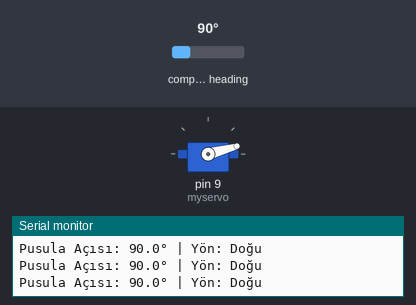
Bench run of a sketch on a simulated Arduino Uno, built with avr-gcc and run on an emulated ATmega328P. Shown: servo, the last lines printed to the serial monitor. The inputs (shaded band) are chosen by the test bench; at power-on: compass heading 90°.

Above: at 1.2 s.
1.3 s: compass heading set to 180°
At 2.2 s:
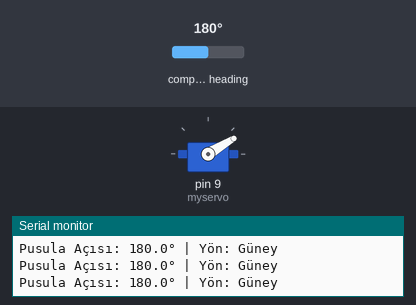
2.9 s: compass heading set to 269°
At 4.1 s:
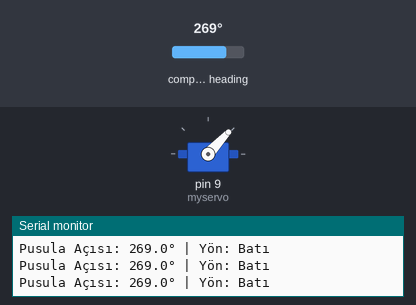
4.5 s: compass heading set to 352°
At 5.9 s:
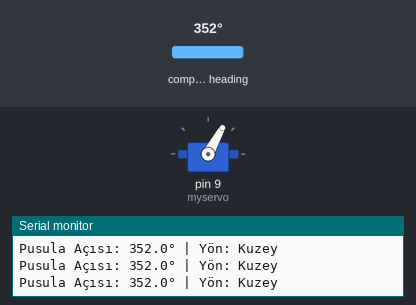
Timing chart, 0 to 7.5 s (numbered marks = the images above; inputs shaded):
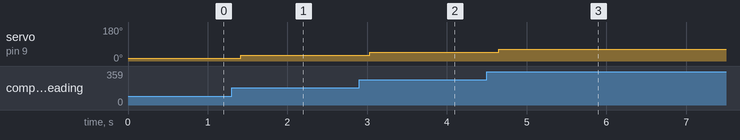

The sketch:

compassandservo.ino
```cpp
#include <Wire.h>
#include <MechaQMC5883.h>
#include <Servo.h>
#include "compass.h"
#include "servo.h"

void setup() {
  Serial.begin(9600);
  Wire.begin();
  qmc.init();
  myservo.attach(9);
}

void loop() {
  float heading = getHeading();
  float targetAngle = map(heading, 0, 1023, 0, 180);
  moveServo(targetAngle);


  String direction = getDirectionText(heading);
  Serial.print("Pusula Açısı: ");
  Serial.print(heading, 1);
  Serial.print("° | Yön: ");
  Serial.println(direction);

  delay(200);
}
```

compass.h
```cpp
#ifndef COMPASS_H
#define COMPASS_H

#include <MechaQMC5883.h>


extern MechaQMC5883 qmc;

float getHeading();

#endif
```

compass.ino
```cpp
#include <Wire.h>
#include <MechaQMC5883.h>
#include "compass.h"


MechaQMC5883 qmc;


float getHeading() {
  int x, y, z;
  qmc.read(&x, &y, &z);


  float heading = atan2(y, x) * 180 / PI;
  if (heading < 0) heading += 360;
  return heading;
}


String getDirectionText(float heading) {
  if (heading >= 337.5 || heading < 22.5) return "Kuzey";
  if (heading >= 22.5 && heading < 67.5) return "Kuzeydoğu";
  if (heading >= 67.5 && heading < 112.5) return "Doğu";
  if (heading >= 112.5 && heading < 157.5) return "Güneydoğu";
  if (heading >= 157.5 && heading < 202.5) return "Güney";
  if (heading >= 202.5 && heading < 247.5) return "Güneybatı";
  if (heading >= 247.5 && heading < 292.5) return "Batı";
  if (heading >= 292.5 && heading < 337.5) return "Kuzeybatı";
  return "Bilinmiyor";
}
```

servo.h
```cpp
#ifndef SERVO_H
#define SERVO_H

#include <Servo.h>


extern Servo myservo;

extern float currentAngle;


void moveServo(float targetAngle);

#endif
```

servo.ino
```cpp
#include <Wire.h>
#include <MechaQMC5883.h>
#include <Servo.h>
#include "compass.h"
#include "servo.h"


Servo myservo;
float currentAngle = 0;


void moveServo(float targetAngle) {
  if (abs(targetAngle - currentAngle) > 1.0) {
    currentAngle = targetAngle;
    myservo.write(currentAngle);
  }
}
```

Measured:
- after the input at 1.3 s, servo on pin 9 (myservo): 15° → 31° after 0.12 s
- after the input at 2.9 s, servo on pin 9 (myservo): 31° → 47° after 0.13 s
- after the input at 4.5 s, servo on pin 9 (myservo): 47° → 61° after 0.15 s
